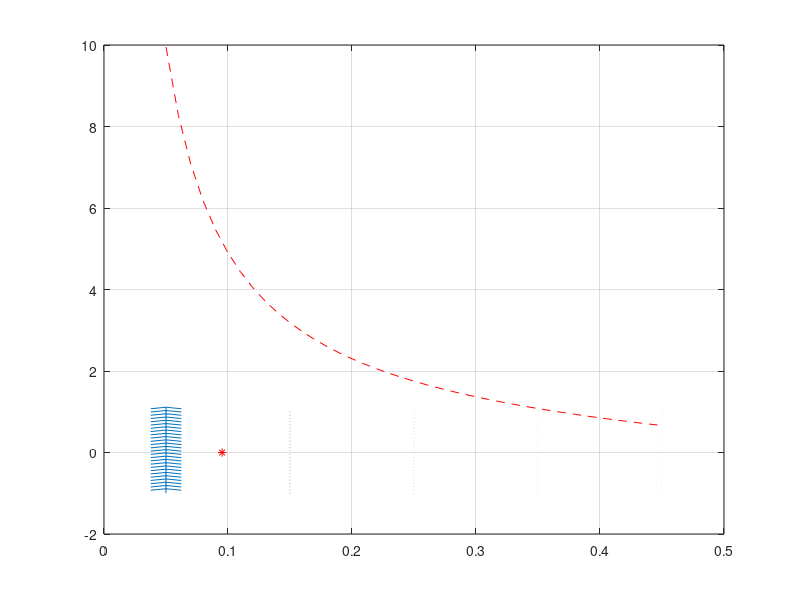

MATLAB code to generate this figure:
% Author: Kaivalya Bakshi; Date: 25 Apr 2018; Script for plotting soliton  
% dynamics from Quadratic MFG paper by Ullmo et. al 
% (https://arxiv.org/pdf/1708.07730.pdf) with external potential 
% U0(x) = -x^4/4 - x^2/2. We extend the published example by admitting 
% coupled and non trivial passive drift in the SDE dynamics

clc
clear all
close all

par.alpha = 3;
par.g = 1;
mu = 1;
sigma = 1;

g = par.g;
alpha = par.alpha;

k = g/(1 + alpha)/sqrt(1 + alpha)/(2*pi)^(alpha/2);

qstaranalyticc0 = (mu*sigma^4/(4*k*alpha))^(1/(2-alpha)) % for c = 0, alpha ~= 2

[q2,p2] = meshgrid(.05:0.1:0.5,-1:0.08:1);

q2dot = p2./mu;
% for uncoupled soliton variance dynamics
p2dot = -mu.*sigma.^4./(4.*q2.^3) + k.*alpha./q2.^(alpha+1); % integrator system

figure(1)
x = min(min(q2)):0.01:max(max(q2));
plot(x,mu*sigma^2./2./x - x*1,'--r')
grid on
hold on
scale = 1;
LineSpec = 'filled';
quiver(q2,p2,q2dot,p2dot,scale)
plot(qstaranalyticc0,0,'r*')